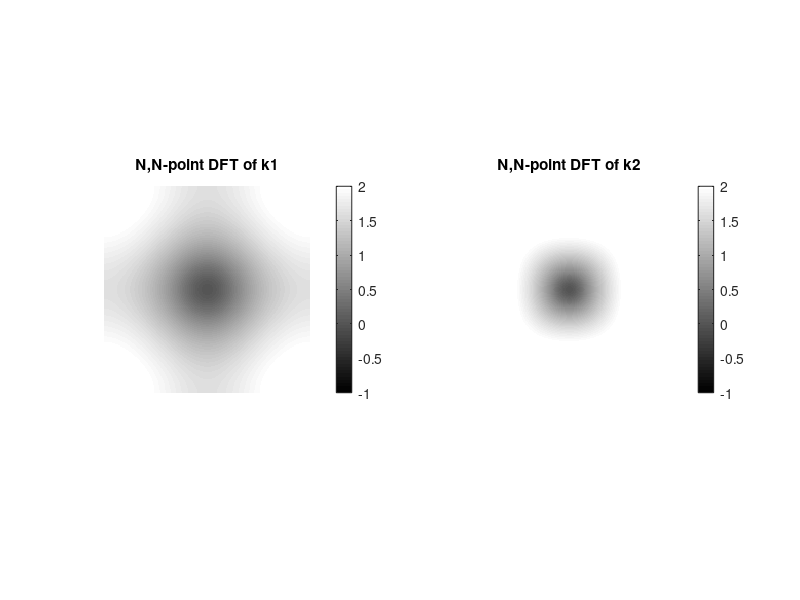

Source code (MATLAB):
%% MyMainScript

tic;
k1 = [0,1,0; 1,-4,1; 0,1,0];
k2 = [-1,-1,-1; -1,8,-1; -1,-1,-1];

Fk1 = fftshift(fft2(k1,201,201));
Fk2 = fftshift(fft2(k2,201,201));
lf_k1 = log(abs(Fk1)+1);
lf_k2 = log(abs(Fk2)+1);
fig1 = figure(1);
subplot(121); imshow(lf_k1,[-1 2]); colormap(jet); colorbar; 
title('N,N-point DFT of k1');
subplot(122); imshow(lf_k2,[-1 2]); colormap(jet); colorbar;
title('N,N-point DFT of k2');
toc;
